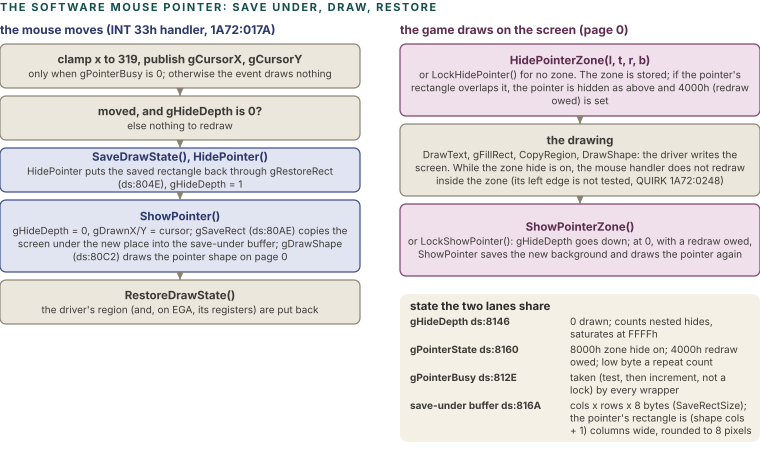

The Python source for this figure:
import sys; sys.path.insert(0, '.')
from figlib import *

c = Canvas(760, 430)
c.section(0, 11, "THE SOFTWARE MOUSE POINTER: SAVE UNDER, DRAW, RESTORE")

# left lane: mouse event
LX, LW = 0, 360
c.text(LX, 34, "the mouse moves (INT 33h handler, 1A72:017A)", size=12, weight=700, color=PAL["navy"][0])
left = [
    ("clamp x to 319, publish gCursorX, gCursorY", "only when gPointerBusy is 0; otherwise the event draws nothing", "grey"),
    ("moved, and gHideDepth is 0?", "else nothing to redraw", "grey"),
    ("SaveDrawState(), HidePointer()", "HidePointer puts the saved rectangle back through gRestoreRect (ds:804E), gHideDepth = 1", "navy"),
    ("ShowPointer()", "gHideDepth = 0, gDrawnX/Y = cursor; gSaveRect (ds:80AE) copies the screen under the new place into the save-under buffer; gDrawShape (ds:80C2) draws the pointer shape on page 0", "navy"),
    ("RestoreDrawState()", "the driver's region (and, on EGA, its registers) are put back", "grey"),
]
y = 44
for i, (t, b, k) in enumerate(left):
    h = 44 if len(b) < 90 else 72
    c.box(LX, y, LW, h, k, t, [b], size=10, tsize=11.5)
    if i:
        c.arrow([(LX + LW / 2, y - 8), (LX + LW / 2, y)], color=GREY)
    y += h + 8
leftbottom = y

# right lane: the game draws
RX, RW = 400, 360
c.text(RX, 34, "the game draws on the screen (page 0)", size=12, weight=700, color=PAL["plum"][0])
right = [
    ("HidePointerZone(l, t, r, b)", "or LockHidePointer() for no zone. The zone is stored; if the pointer's rectangle overlaps it, the pointer is hidden as above and 4000h (redraw owed) is set", "plum"),
    ("the drawing", "DrawText, gFillRect, CopyRegion, DrawShape: the driver writes the screen. While the zone hide is on, the mouse handler does not redraw inside the zone (its left edge is not tested, QUIRK 1A72:0248)", "grey"),
    ("ShowPointerZone()", "or LockShowPointer(): gHideDepth goes down; at 0, with a redraw owed, ShowPointer saves the new background and draws the pointer again", "plum"),
]
y = 44
for i, (t, b, k) in enumerate(right):
    h = 72
    c.box(RX, y, RW, h, k, t, [b], size=10, tsize=11.5)
    if i:
        c.arrow([(RX + RW / 2, y - 8), (RX + RW / 2, y)], color=GREY)
    y += h + 8
# state box
sy = y + 10
c.rect(RX, sy, RW, 148, fill=PANEL, stroke="none", rx=8)
c.text(RX + 10, sy + 16, "state the two lanes share", size=11.5, weight=700, color=INK)
lines = [
    ("gHideDepth ds:8146", "0 drawn; counts nested hides, saturates at FFFFh"),
    ("gPointerState ds:8160", "8000h zone hide on; 4000h redraw owed; low byte a repeat count"),
    ("gPointerBusy ds:812E", "taken (test, then increment, not a lock) by every wrapper"),
    ("save-under buffer ds:816A", "cols x rows x 8 bytes (SaveRectSize); the pointer's rectangle is (shape cols + 1) columns wide, rounded to 8 pixels"),
]
yy = sy + 31
for a, b in lines:
    c.text(RX + 10, yy, a, size=10, weight=700, color=INK2, mono=False)
    ls = wrap(b, 180, 10)
    for l in ls:
        c.text(RX + 170, yy, l, size=10, color=INK2); yy += 12.5
    yy += 3
c.h = max(leftbottom, sy + 156) + 4
c.save("figs/gfx_pointer.svg")
